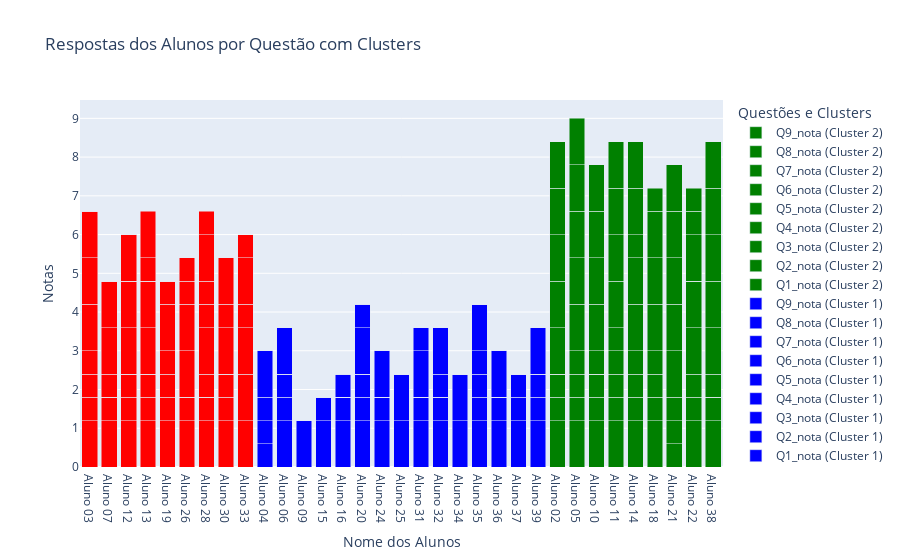

Notebook cell for this chart:
### Code cell
import pandas as pd
import plotly.graph_objects as go
from sklearn.cluster import KMeans

# Selecione as características desejadas
caracteristicas = ['Q1_nota', 'Q2_nota', 'Q3_nota', 'Q4_nota', 'Q5_nota', 'Q6_nota', 'Q7_nota', 'Q8_nota', 'Q9_nota', 'Total_Soma']

# Selecionar apenas as características do DataFrame
X = df_CP[caracteristicas]

# Escolha o número de clusters (n_clusters)
n_clusters = 3  # Altere o número de clusters conforme necessário

# Criar um modelo K-Means com o número desejado de clusters
kmeans = KMeans(n_clusters=n_clusters, random_state=0)

# Ajustar o modelo aos dados
kmeans.fit(X)

# Adicionar as informações do cluster de volta ao DataFrame
df_CP['Cluster'] = kmeans.labels_

# Exibir informações sobre os clusters
cluster_centers = pd.DataFrame(kmeans.cluster_centers_, columns=caracteristicas)
cluster_info = df_CP.groupby('Cluster').size()
print("Centros dos Clusters:")
print(cluster_centers)
print("\nContagem de amostras em cada cluster:")
print(cluster_info)

# Preparar os dados para o gráfico de barras empilhadas
fig = go.Figure()

# Cores para os clusters
cluster_colors = {0: 'red', 1: 'blue', 2: 'green'}  # Ajuste conforme o número de clusters

for cluster in range(n_clusters):
    cluster_data = df_CP[df_CP['Cluster'] == cluster]
    for questao in ['Q1_nota', 'Q2_nota', 'Q3_nota', 'Q4_nota', 'Q5_nota', 'Q6_nota', 'Q7_nota', 'Q8_nota', 'Q9_nota']:
        fig.add_trace(go.Bar(
            x=cluster_data['NOME'],
            y=cluster_data[questao],
            name=f'{questao} (Cluster {cluster})',
            marker_color=cluster_colors[cluster]
        ))

# Atualizar layout do gráfico
fig.update_layout(
    barmode='stack',
    title='Respostas dos Alunos por Questão com Clusters',
    xaxis=dict(title='Nome dos Alunos'),
    yaxis=dict(title='Notas'),
    legend=dict(title='Questões e Clusters')
)

# Exibir o gráfico
fig.show()

### Figure 1 — Plotly figure (JSON) as saved in the notebook; plotly's stock layout.template omitted (floating-point values rounded to 4 significant figures)
{"data": [{"marker": {"color": "red"}, "name": "Q1_nota (Cluster 0)", "type": "bar", "x": ["Aluno 03", "Aluno 07", "Aluno 12", "Aluno 13", "Aluno 19", "Aluno 26", "Aluno 28", "Aluno 30", "Aluno 33"], "y": [1.2, 1.2, 1.2, 1.2, 1.2, 1.2, 1.2, 1.2, 1.2]}, {"marker": {"color": "red"}, "name": "Q2_nota (Cluster 0)", "type": "bar", "x": ["Aluno 03", "Aluno 07", "Aluno 12", "Aluno 13", "Aluno 19", "Aluno 26", "Aluno 28", "Aluno 30", "Aluno 33"], "y": [0.6, 0.6, 0.6, 0.6, 0.6, 0, 0.6, 0.6, 0]}, {"marker": {"color": "red"}, "name": "Q3_nota (Cluster 0)", "type": "bar", "x": ["Aluno 03", "Aluno 07", "Aluno 12", "Aluno 13", "Aluno 19", "Aluno 26", "Aluno 28", "Aluno 30", "Aluno 33"], "y": [0.6, 0, 0.6, 0.6, 0.6, 0.6, 0, 0.6, 0]}, {"marker": {"color": "red"}, "name": "Q4_nota (Cluster 0)", "type": "bar", "x": ["Aluno 03", "Aluno 07", "Aluno 12", "Aluno 13", "Aluno 19", "Aluno 26", "Aluno 28", "Aluno 30", "Aluno 33"], "y": [0.6, 0.6, 0, 0, 0.6, 0, 0.6, 0, 1.2]}, {"marker": {"color": "red"}, "name": "Q5_nota (Cluster 0)", "type": "bar", "x": ["Aluno 03", "Aluno 07", "Aluno 12", "Aluno 13", "Aluno 19", "Aluno 26", "Aluno 28", "Aluno 30", "Aluno 33"], "y": [1.2, 1.2, 1.2, 1.2, 1.2, 1.2, 1.2, 1.2, 1.2]}, {"marker": {"color": "red"}, "name": "Q6_nota (Cluster 0)", "type": "bar", "x": ["Aluno 03", "Aluno 07", "Aluno 12", "Aluno 13", "Aluno 19", "Aluno 26", "Aluno 28", "Aluno 30", "Aluno 33"], "y": [1.2, 1.2, 1.2, 1.2, 0.6, 0, 0.6, 0, 0.6]}, {"marker": {"color": "red"}, "name": "Q7_nota (Cluster 0)", "type": "bar", "x": ["Aluno 03", "Aluno 07", "Aluno 12", "Aluno 13", "Aluno 19", "Aluno 26", "Aluno 28", "Aluno 30", "Aluno 33"], "y": [1.2, 0, 0, 0, 0, 1.2, 0.6, 0.6, 1.2]}, {"marker": {"color": "red"}, "name": "Q8_nota (Cluster 0)", "type": "bar", "x": ["Aluno 03", "Aluno 07", "Aluno 12", "Aluno 13", "Aluno 19", "Aluno 26", "Aluno 28", "Aluno 30", "Aluno 33"], "y": [0, 0, 1.2, 0.6, 0, 0.6, 1.2, 1.2, 0]}, {"marker": {"color": "red"}, "name": "Q9_nota (Cluster 0)", "type": "bar", "x": ["Aluno 03", "Aluno 07", "Aluno 12", "Aluno 13", "Aluno 19", "Aluno 26", "Aluno 28", "Aluno 30", "Aluno 33"], "y": [0, 0, 0, 1.2, 0, 0.6, 0.6, 0, 0.6]}, {"marker": {"color": "blue"}, "name": "Q1_nota (Cluster 1)", "type": "bar", "x": ["Aluno 04", "Aluno 06", "Aluno 09", "Aluno 15", "Aluno 16", "Aluno 20", "Aluno 24", "Aluno 25", "Aluno 31", "Aluno 32", "Aluno 34", "Aluno 35", "Aluno 36", "Aluno 37", "Aluno 39"], "y": [0, 1.2, 0, 1.2, 1.2, 1.2, 1.2, 1.2, 1.2, 1.2, 1.2, 1.2, 1.2, 1.2, 1.2]}, {"marker": {"color": "blue"}, "name": "Q2_nota (Cluster 1)", "type": "bar", "x": ["Aluno 04", "Aluno 06", "Aluno 09", "Aluno 15", "Aluno 16", "Aluno 20", "Aluno 24", "Aluno 25", "Aluno 31", "Aluno 32", "Aluno 34", "Aluno 35", "Aluno 36", "Aluno 37", "Aluno 39"], "y": [0.6, 0.6, 0, 0, 0.6, 0.6, 0.6, 0, 0.6, 0.6, 0, 0.6, 0, 0, 0.6]}, {"marker": {"color": "blue"}, "name": "Q3_nota (Cluster 1)", "type": "bar", "x": ["Aluno 04", "Aluno 06", "Aluno 09", "Aluno 15", "Aluno 16", "Aluno 20", "Aluno 24", "Aluno 25", "Aluno 31", "Aluno 32", "Aluno 34", "Aluno 35", "Aluno 36", "Aluno 37", "Aluno 39"], "y": [0.6, 0.6, 0, 0.6, 0, 0.6, 0, 0, 0, 0, 0, 0.6, 0, 0.6, 0.6]}, {"marker": {"color": "blue"}, "name": "Q4_nota (Cluster 1)", "type": "bar", "x": ["Aluno 04", "Aluno 06", "Aluno 09", "Aluno 15", "Aluno 16", "Aluno 20", "Aluno 24", "Aluno 25", "Aluno 31", "Aluno 32", "Aluno 34", "Aluno 35", "Aluno 36", "Aluno 37", "Aluno 39"], "y": [0, 0, 0, 0, 0, 0, 0, 0, 0, 0.6, 0, 0.6, 0, 0.6, 0]}, {"marker": {"color": "blue"}, "name": "Q5_nota (Cluster 1)", "type": "bar", "x": ["Aluno 04", "Aluno 06", "Aluno 09", "Aluno 15", "Aluno 16", "Aluno 20", "Aluno 24", "Aluno 25", "Aluno 31", "Aluno 32", "Aluno 34", "Aluno 35", "Aluno 36", "Aluno 37", "Aluno 39"], "y": [0.6, 1.2, 1.2, 0, 0, 1.2, 1.2, 1.2, 1.2, 1.2, 1.2, 1.2, 0.6, 0, 1.2]}, {"marker": {"color": "blue"}, "name": "Q6_nota (Cluster 1)", "type": "bar", "x": ["Aluno 04", "Aluno 06", "Aluno 09", "Aluno 15", "Aluno 16", "Aluno 20", "Aluno 24", "Aluno 25", "Aluno 31", "Aluno 32", "Aluno 34", "Aluno 35", "Aluno 36", "Aluno 37", "Aluno 39"], "y": [1.2, 0, 0, 0, 0, 0, 0, 0, 0, 0, 0, 0, 0, 0, 0]}, {"marker": {"color": "blue"}, "name": "Q7_nota (Cluster 1)", "type": "bar", "x": ["Aluno 04", "Aluno 06", "Aluno 09", "Aluno 15", "Aluno 16", "Aluno 20", "Aluno 24", "Aluno 25", "Aluno 31", "Aluno 32", "Aluno 34", "Aluno 35", "Aluno 36", "Aluno 37", "Aluno 39"], "y": [0, 0, 0, 0, 0.6, 0.6, 0, 0, 0, 0, 0, 0, 0, 0, 0]}, {"marker": {"color": "blue"}, "name": "Q8_nota (Cluster 1)", "type": "bar", "x": ["Aluno 04", "Aluno 06", "Aluno 09", "Aluno 15", "Aluno 16", "Aluno 20", "Aluno 24", "Aluno 25", "Aluno 31", "Aluno 32", "Aluno 34", "Aluno 35", "Aluno 36", "Aluno 37", "Aluno 39"], "y": [0, 0, 0, 0, 0, 0, 0, 0, 0.6, 0, 0, 0, 1.2, 0, 0]}, {"marker": {"color": "blue"}, "name": "Q9_nota (Cluster 1)", "type": "bar", "x": ["Aluno 04", "Aluno 06", "Aluno 09", "Aluno 15", "Aluno 16", "Aluno 20", "Aluno 24", "Aluno 25", "Aluno 31", "Aluno 32", "Aluno 34", "Aluno 35", "Aluno 36", "Aluno 37", "Aluno 39"], "y": [0, 0, 0, 0, 0, 0, 0, 0, 0, 0, 0, 0, 0, 0, 0]}, {"marker": {"color": "green"}, "name": "Q1_nota (Cluster 2)", "type": "bar", "x": ["Aluno 02", "Aluno 05", "Aluno 10", "Aluno 11", "Aluno 14", "Aluno 18", "Aluno 21", "Aluno 22", "Aluno 38"], "y": [1.2, 1.2, 1.2, 1.2, 1.2, 1.2, 0, 1.2, 1.2]}, {"marker": {"color": "green"}, "name": "Q2_nota (Cluster 2)", "type": "bar", "x": ["Aluno 02", "Aluno 05", "Aluno 10", "Aluno 11", "Aluno 14", "Aluno 18", "Aluno 21", "Aluno 22", "Aluno 38"], "y": [0.6, 0.6, 0.6, 0.6, 0.6, 0.6, 0.6, 0.6, 0.6]}, {"marker": {"color": "green"}, "name": "Q3_nota (Cluster 2)", "type": "bar", "x": ["Aluno 02", "Aluno 05", "Aluno 10", "Aluno 11", "Aluno 14", "Aluno 18", "Aluno 21", "Aluno 22", "Aluno 38"], "y": [0.6, 0.6, 0.6, 0.6, 0.6, 0.6, 0.6, 0.6, 0]}, {"marker": {"color": "green"}, "name": "Q4_nota (Cluster 2)", "type": "bar", "x": ["Aluno 02", "Aluno 05", "Aluno 10", "Aluno 11", "Aluno 14", "Aluno 18", "Aluno 21", "Aluno 22", "Aluno 38"], "y": [0, 0.6, 0, 0.6, 0.6, 0.6, 0.6, 1.2, 0.6]}, {"marker": {"color": "green"}, "name": "Q5_nota (Cluster 2)", "type": "bar", "x": ["Aluno 02", "Aluno 05", "Aluno 10", "Aluno 11", "Aluno 14", "Aluno 18", "Aluno 21", "Aluno 22", "Aluno 38"], "y": [1.2, 1.2, 0.6, 0.6, 1.2, 1.2, 1.2, 1.2, 1.2]}, {"marker": {"color": "green"}, "name": "Q6_nota (Cluster 2)", "type": "bar", "x": ["Aluno 02", "Aluno 05", "Aluno 10", "Aluno 11", "Aluno 14", "Aluno 18", "Aluno 21", "Aluno 22", "Aluno 38"], "y": [1.2, 1.2, 1.2, 1.2, 1.2, 1.2, 1.2, 0, 1.2]}, {"marker": {"color": "green"}, "name": "Q7_nota (Cluster 2)", "type": "bar", "x": ["Aluno 02", "Aluno 05", "Aluno 10", "Aluno 11", "Aluno 14", "Aluno 18", "Aluno 21", "Aluno 22", "Aluno 38"], "y": [1.2, 1.2, 1.2, 1.2, 0.6, 0, 1.2, 1.2, 1.2]}, {"marker": {"color": "green"}, "name": "Q8_nota (Cluster 2)", "type": "bar", "x": ["Aluno 02", "Aluno 05", "Aluno 10", "Aluno 11", "Aluno 14", "Aluno 18", "Aluno 21", "Aluno 22", "Aluno 38"], "y": [1.2, 1.2, 1.2, 1.2, 1.2, 1.2, 1.2, 0.6, 1.2]}, {"marker": {"color": "green"}, "name": "Q9_nota (Cluster 2)", "type": "bar", "x": ["Aluno 02", "Aluno 05", "Aluno 10", "Aluno 11", "Aluno 14", "Aluno 18", "Aluno 21", "Aluno 22", "Aluno 38"], "y": [1.2, 1.2, 1.2, 1.2, 1.2, 0.6, 1.2, 0.6, 1.2]}], "layout": {"barmode": "stack", "legend": {"title": {"text": "Questões e Clusters"}}, "title": {"text": "Respostas dos Alunos por Questão com Clusters"}, "xaxis": {"title": {"text": "Nome dos Alunos"}}, "yaxis": {"title": {"text": "Notas"}}}}
